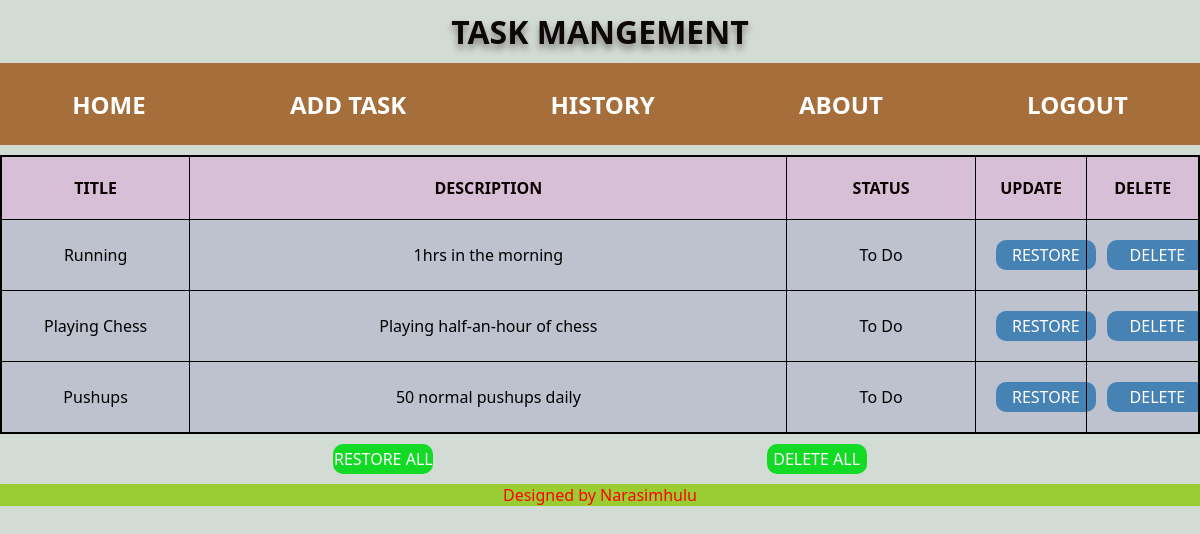
/home/history/, run on the app's committed database.
### myapp/models.py (models this page shows)
class TaskRestore(models.Model):
    class Status(models.TextChoices):
        TODO = "todo", "To Do"
        IN_PROGRESS = "in_progress", "In Progress"
        DONE = "done", "Done"
    title = models.CharField(max_length=100)
    description = models.CharField(max_length=500)
    status = models.CharField(max_length=20, choices=Status.choices, default=Status.TODO)

### myapp/views.py (the view)
# urls.py: path('history/',views.history,name='history'),
def history(request):
    b = TaskRestore.objects.all()
    d = {"b": b}
    return render(request, "history.html", d)

### myapp/templates/history.html
{% extends 'home.html' %}
{% block content %}
<div class="data">
    <div class="table-container">
        <table>
            <tr id="heading">
                <th id="title">TITLE</th>
                <th id="desc">DESCRIPTION</th>
                <th id="status">STATUS</th>
                <th id="upd">UPDATE</th>
                <th id="del">DELETE</th>
            </tr>
            {% for i in b %}
            <tr id="content">
                <td id="title">{{ i.title }}</td>
                <td id="desc">{{ i.description }}</td>
                <td id="status">{{ i.get_status_display }}</td>
                <td id="upd"><a href="{% url 'restore' i.id %}">RESTORE</a></td>
                <td id="del"><a href="{% url 'del' i.id %}">DELETE</a></td>
            </tr>
            {% endfor %}
        </table>
    </div>
    <div class="ALL">
        <a id="restoreall" href="{% url 'restoreall' %}">RESTORE ALL</a>
        <a id="deleteall" href="{% url 'deleteall' %}">DELETE ALL</a>
    </div>
</div>
{% endblock %}

### myapp/static/index.css (style rules this page uses)
body { background-color:rgb(211, 219, 213); font-family: 'Segoe UI', Tahoma, Geneva, Verdana, sans-serif; }
* { padding:0px; margin:0px; }
.table-container { width: 100%; overflow-x: auto; }
table { margin-top: 10px; width: 100%; min-width: 720px; border: 2px solid black; border-collapse: collapse; table-layout: fixed; }
th,td { border: 1px solid black; padding: 20px; text-align: center; }
#heading { background-color:thistle; color:rgb(10, 1, 1); }
#content { background-color: rgb(190, 194, 207); }
#desc { width: 55%; word-wrap: break-word; overflow-wrap: break-word; }
#title { width: 15%; word-wrap: break-word; overflow-wrap: break-word; }
#status { width: 15%; word-wrap: break-word; overflow-wrap: break-word; }
#del,#upd { width: 7.5%; word-wrap: break-word; overflow-wrap: break-word; }
.ALL { margin-top: 10px; margin-bottom: 10px; display: flex; justify-content:space-evenly; }
.ALL>a,#upd>a,#del>a { width: 100px; height: 30px; text-align: center; text-decoration: none; border-radius: 10px; display: flex; align-items: center; justify-content: center; background-color: steelblue; color: white }
.ALL>a { background-color: rgb(19, 218, 36); color: white }

### data on the page
TaskRestore: title "Running", description "1hrs in the morning", status "To Do"
TaskRestore: title "Playing Chess", description "Playing half-an-hour of chess", status "To Do"
TaskRestore: title "Pushups", description "50 normal pushups daily", status "To Do"
